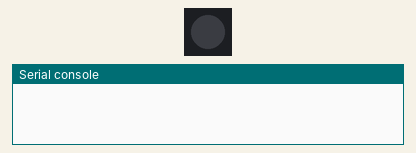
This program was run on a simulated Pycom board running MicroPython. Parts: 1 RGB LEDs in strip order, left to right, the last lines printed to the serial console. WiFi joins after 1.5 s.

Above: at 0.1 s.
At 2.1 s:
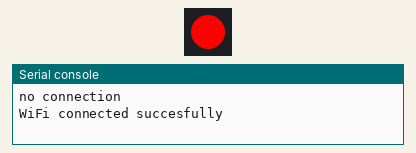
At 3.1 s:
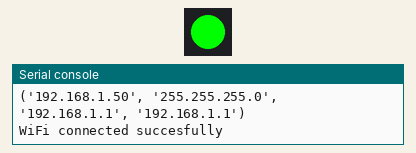
Timing chart, 0 to 4.6 s (numbered marks = the images above):
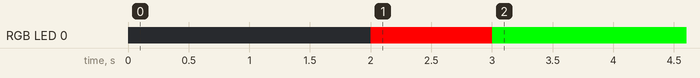

The program:

main.py
```python
#imports
import wifi
from ultrasoon import *
import time
import urequests as requests
import lora
import machine

# Adafruit.io information
aio_key = "aio_key" # Adafruit feed key goes here
username = "username"   # Adafruit.io username
feed_name = "feedname" # Adafruit feed name

# Uncomment for WiFi connection
wifi.wificonnect('SSID', 'PASSWORD') # ssid , password

# Uncomment for lora connection
# lora.getlora()

# Connect with adafruit.io
while True:
    # uncomment for lora
    #lora.senddata
    # uncomment for wifi

    afstand = readsensor()

    url = 'https://io.adafruit.com/api/v2/' + username + '/feeds/' + feed_name + '/data'
    body = {'value': afstand}
    headers = {'X-AIO-Key': aio_key, 'Content-Type': 'application/json'}
    try:
        r = requests.post(url, json=body, headers=headers)
        print(r.text)
        r.close()

    except Exception as e:
        print(e)
    time.sleep(10)
```

boot.py
```python
import pycom
from network import WLAN
import machine
import time

# ---- Config ----

wlan = WLAN(mode=WLAN.STA)
pycom.heartbeat(False)
wlan.connect(ssid='ssid', auth=(WLAN.WPA2, 'password!'))

# ---- Loop ----

while not wlan.isconnected():
    time.sleep(2)
    pycom.rgbled(0xFF0000)
    print("no connection")
    machine.idle()

while wlan.isconnected():
    print("WiFi connected succesfully")
    time.sleep(1)
    print(wlan.ifconfig())
    pycom.rgbled(0x00FF00)
```

Measured:
- by itself, RGB LED 0: off → RGB(255, 0, 0) at 2.0 s, → RGB(0, 255, 0) 1.0 s later
